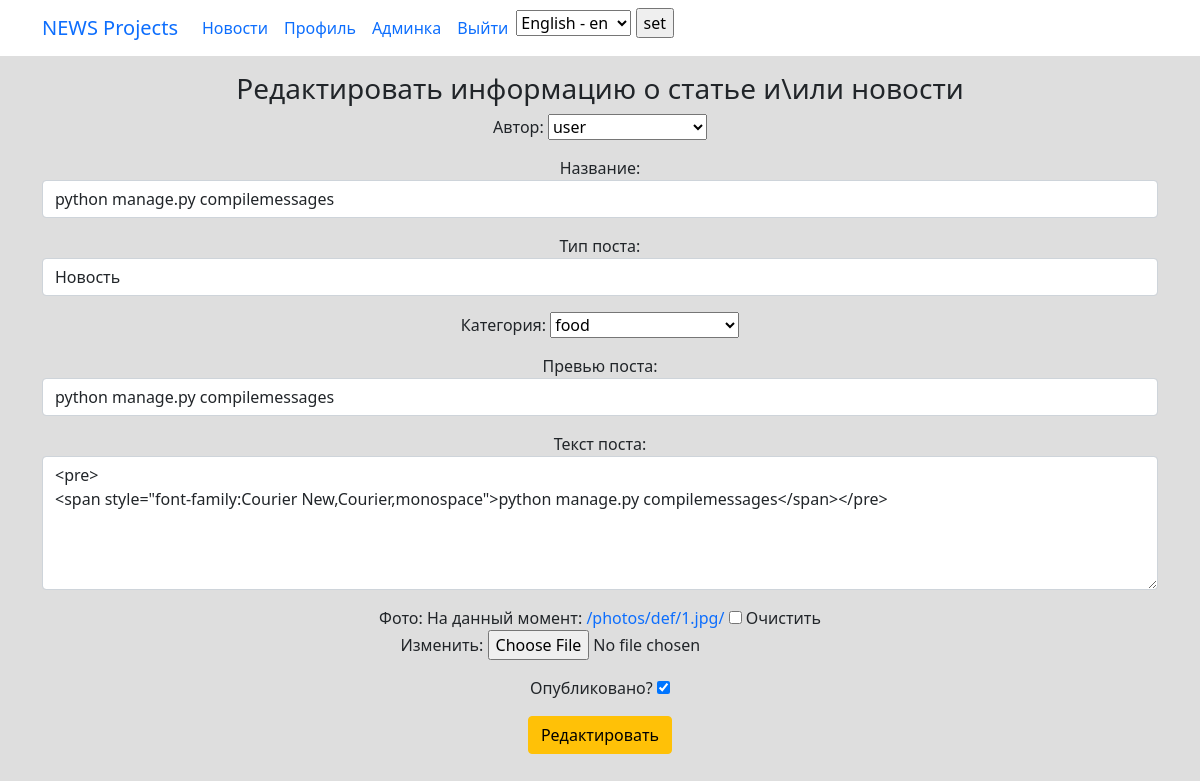
/news/205/edit/ (signed in), run on an earlier commit of the app's database.
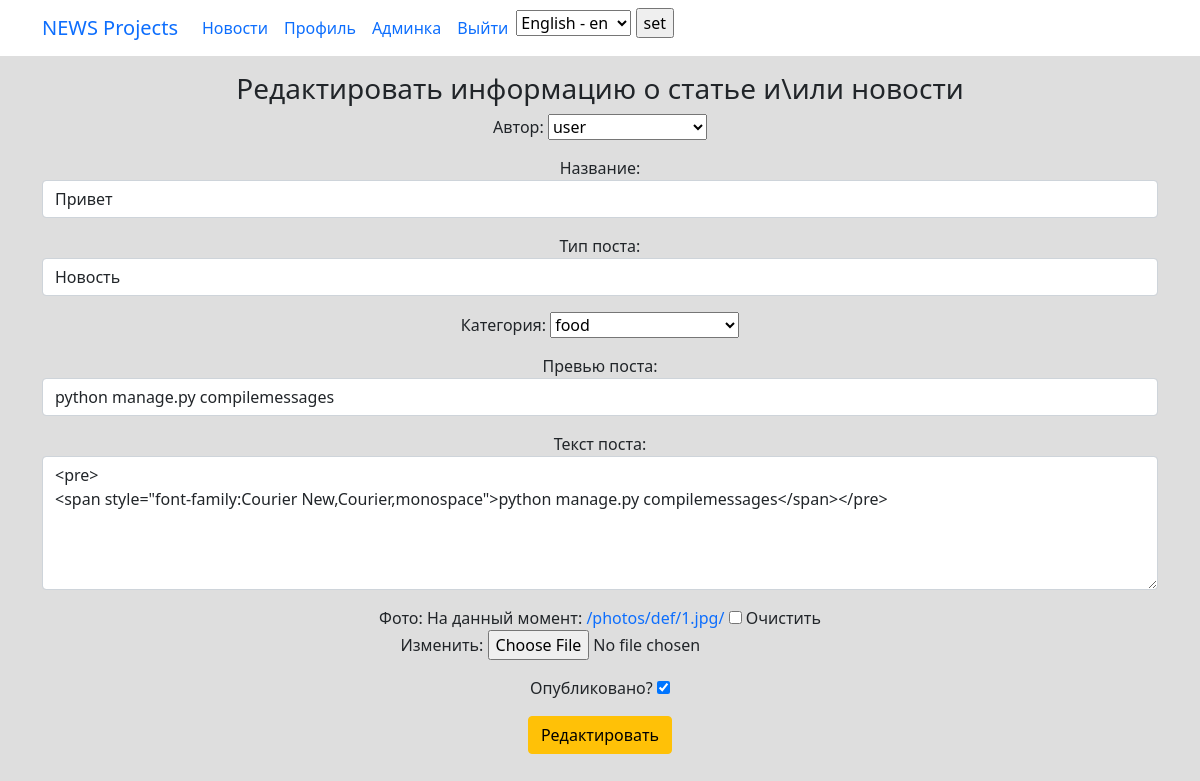
And on a later commit of the database.
### news/models.py (models this page shows, shortened)
class Post(models.Model):
    PostAuthor = models.ForeignKey(Author, on_delete=models.CASCADE, verbose_name='Автор поста')
    PostNews = 'PN'
    PostArticle = 'PA'
    POSITIONS = [
        (PostArticle, 'Статья'),
        (PostNews, 'Новость'),
    ]
    postCategory = models.ManyToManyField(Category, verbose_name='Категория поста',  through='PostCategory')
    title = models.CharField(max_length=50, verbose_name='Название')
    positions = models.CharField(max_length=2, choices=POSITIONS, default=PostArticle, verbose_name='Тип поста')
    category_id = models.ForeignKey(Category, verbose_name='Категория', null=True, on_delete=models.CASCADE, related_name='category_id')
    data = models.DateTimeField(auto_now_add=True, verbose_name='Дата создания')
    data_update = models.DateTimeField(auto_now=True, verbose_name='Дата редактирования')
    photo = models.ImageField(upload_to='photos/%Y/%m/%d/', verbose_name='Фото', blank=True, default='/photos/def/1.jpg/')
    previewName = models.CharField(max_length=128, verbose_name='Превью поста')
    text = RichTextField(blank=True, null=True, verbose_name='Текст поста')
    rating = models.SmallIntegerField(default=0, verbose_name='Рейтинг')
    public = models.BooleanField(default=True, verbose_name='Опубликовано')
    comments = GenericRelation(Comment)
    class Meta:
        verbose_name = 'Пост'
        verbose_name_plural = 'Посты'

### news/views.py (the view)
# urls.py: path('<int:pk>/edit/', newsUpdate.as_view(), name='news_update'),
class newsUpdate(LoginRequiredMixin, PermissionRequiredMixin, UpdateView):
    model = Post
    template_name = 'news/news_update.html'
    form_class = NewsForm
    permission_required = 'news.change_post'
    def get_object(self, **kwargs):
        id = self.kwargs.get('pk')
        return Post.objects.get(pk=id)

### news/forms.py
class NewsForm(ModelForm):
    public = BooleanField(label='Опубликовано?', initial=True, required=False)
    category_id = ModelChoiceField(queryset=Category.objects.all(), label='Категория', empty_label='Выберите категорию')
    PostAuthor = ModelChoiceField(queryset=Author.objects.all(), label='Автор', empty_label='Выберите автора')
    class Meta:
        model = Post
        fields = [
            'PostAuthor',
            'title',
            'positions',
            'category_id',
            'previewName',
            'text',
            'photo',
            'public'
        ]
        widgets = {
            'PostAuthor': forms.Select(attrs={'class': 'form-control'}),
            'title': forms.TextInput(attrs={'class': 'form-control'}),
            'positions': forms.Select(attrs={'class': 'form-control'}),
            'category_id': forms.Select(attrs={'class': 'form-control'}),
            'previewName': forms.TextInput(attrs={'class': 'form-control'}),
            'text': forms.Textarea(attrs={'class': 'form-control', 'rows': 5}),
        }

### news/models.py (called while the page is built)
    def __str__(self):
        return str(self.authorUser)

    def __str__(self):
        return self.category_name

### templates/news/news_update.html (shortened to what this page needs)
{% extends 'flatpages/base.html' %}
{% load custom_filters %}
{% block content %}
<div style="text-align: center">
    <h3>Редактировать информацию о статье и\или новости</h3>
    <form method="POST" enctype="multipart/form-data">
        <div>
            {{ form.as_p }}
        </div>
        <input type="submit" class="btn btn-warning" value="Редактировать">
    </form>
</div>
{% endblock content %}

What changed in the data, as far as the page shows it:
changed Post "user": title "python manage.py compilemessages" → "Привет"
